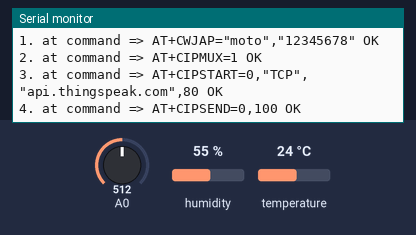
A sketch run on a simulated Arduino Uno, built with avr-gcc and run on an emulated ATmega328P. Shown: the last lines printed to the serial monitor. The inputs (shaded band) are chosen by the test bench; at power-on: A0 = 512, humidity 55 %, temperature 24 °C. The modem accepts every AT command (registered, SIM ready, sends succeed) and sends nothing else.

Above: at 1.2 s.
1.3 s: A0 set to 716
At 2.3 s:
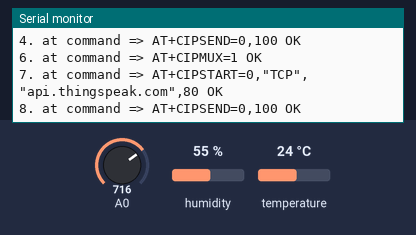
2.8 s: A0 set to 900
At 4.2 s:
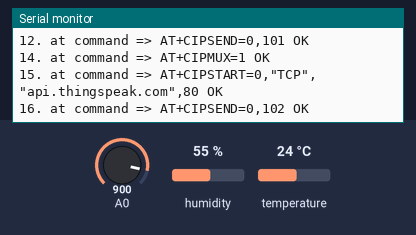
Timing chart, 0 to 5.8 s (numbered marks = the images above; inputs shaded):
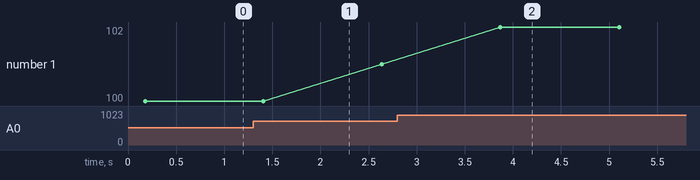

Measured:
- after the input at 2.8 s, the serial monitor: prints a new line after 1.1 s (image 2)
- plotted number 1: 100 → 101 after the input at 1.3 s, 101 → 102 after the input at 2.8 s

The sketch:

FinalCode.ino
```cpp
#include <Wire.h>
#include <SoftwareSerial.h>
#include <dht11.h>
#define DHT11PIN 4
#define RX 2
#define TX 3

float R0 = 8000.0;
float RL = 2000.0;
float RS;
float PPM_CO;
String WIFI_SSID = "moto";
String WIFI_PASS = "12345678";
String API = "J9Z65PZG0BXLOLAS";
String HOST = "api.thingspeak.com";
String PORT = "80";
int countTrueCommand;
int countTimeCommand;
boolean found = false;

SoftwareSerial esp8266(RX,TX);
dht11 DHT11;

void setup() {
  pinMode(A0,INPUT);
  Serial.begin(9600);
  esp8266.begin(9600);
  sendCommand("AT",5,"OK");
  sendCommand("AT+CWJAP=\""+ WIFI_SSID +"\",\""+ WIFI_PASS +"\"",20,"OK");
}

void loop() {

 float raw_value=analogRead(A0);
 float voltage=raw_value*5.0;
 voltage=voltage/1023.0;
 RS=((5.0*RL)/voltage)-RL;
 PPM_CO = pow(10,(log10(RS/R0)-0.775)/(-0.324));
 int chk = DHT11.read(DHT11PIN);
 int temp=DHT11.temperature;
 int hum=DHT11.humidity;
 String getData="GET /update?api_key="+ API+"&field1="+temp+
 "&field2="+hum +"&field3="+PPM_CO+"&field4="+raw_value+"&field5="+RS/R0;
 sendCommand("AT+CIPMUX=1",5,"OK");
 sendCommand("AT+CIPSTART=0,\"TCP\",\""+ HOST +"\","+ PORT,15,"OK");
 int dataLength = getData.length();
 int maxChunkSize = 120;
 int numChunks = ceil(dataLength / (float)maxChunkSize);

  for (int i = 0; i < numChunks; i++) {
    int startIndex = i * maxChunkSize;
    int endIndex = min(startIndex + maxChunkSize, dataLength);
    String chunk = getData.substring(startIndex, endIndex);

    sendCommand("AT+CIPSEND=0," + String(chunk.length()+2), 4, ">");
    esp8266.println(chunk);
    delay(1000);
  }
 countTrueCommand++;
}

void sendCommand(String command, int maxTime, char readReplay[]) {
  Serial.print(countTrueCommand);
  Serial.print(". at command => ");
  Serial.print(command);
  Serial.print(" ");
  while(countTimeCommand < (maxTime*1))
  {
    esp8266.println(command);
    if(esp8266.find(readReplay))
    {
      found = true;
      break;
    }
    countTimeCommand++;
  }
  if(found == true)
  {
    Serial.println("OK");
    countTrueCommand++;
    countTimeCommand = 0;
  }
  if(found == false)
  {
    Serial.println("Fail");
    countTrueCommand = 0;
    countTimeCommand = 0;
  }
  found = false;
 }
```
